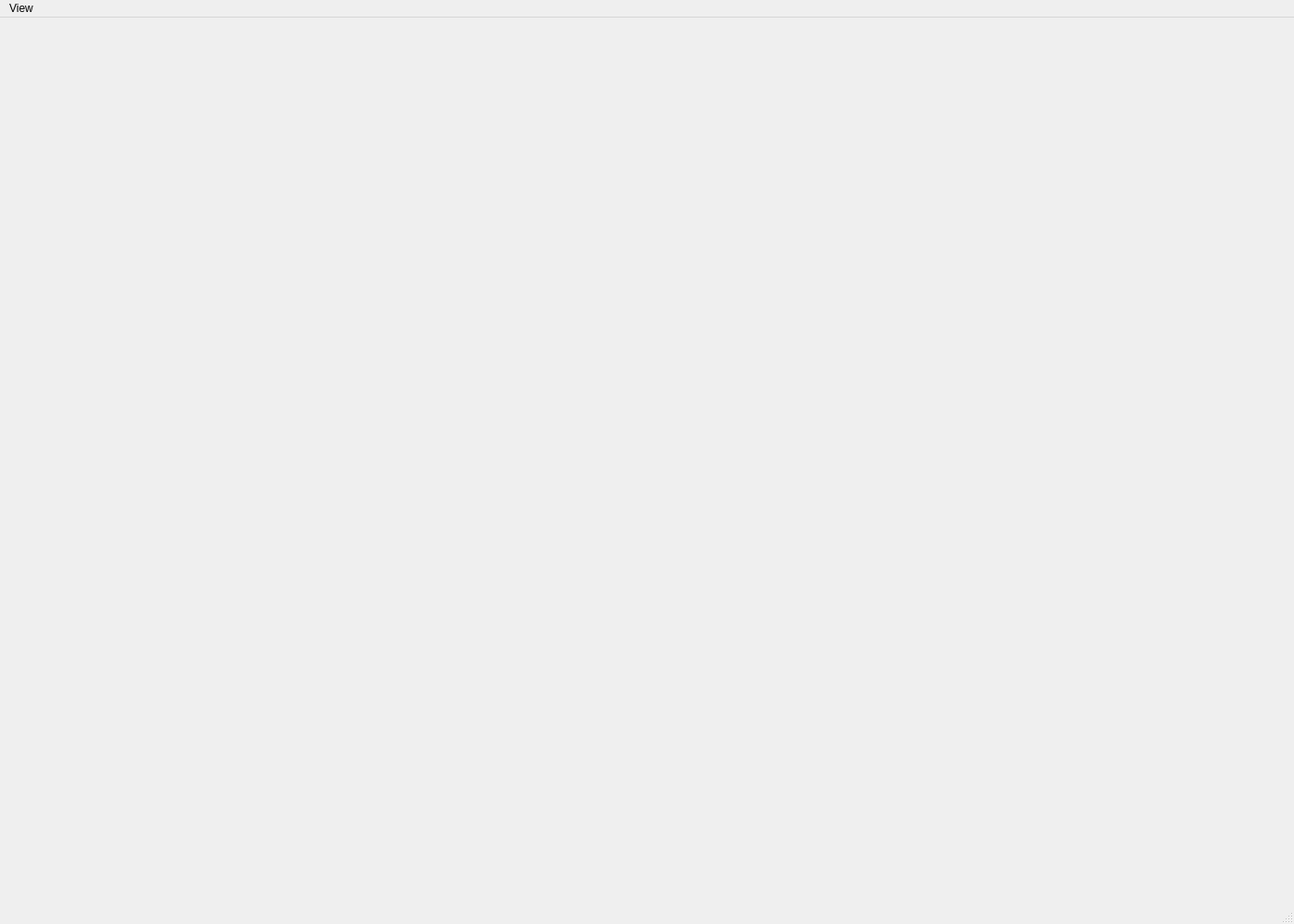
<ui version="4.0" >
 <class>SpectrographWindow</class>
 <widget class="QMainWindow" name="SpectrographWindow" >
  <property name="geometry" >
   <rect>
    <x>0</x>
    <y>0</y>
    <width>1400</width>
    <height>1000</height>
   </rect>
  </property>
  <property name="windowTitle" >
   <string>Spectrograph Display</string>
  </property>
  <widget class="QWidget" name="centralwidget" >
   <property name="layoutDirection" >
    <enum>Qt::LeftToRight</enum>
   </property>
  </widget>
  <widget class="QMenuBar" name="menubar" >
   <property name="geometry" >
    <rect>
     <x>0</x>
     <y>0</y>
     <width>1400</width>
     <height>22</height>
    </rect>
   </property>
   <widget class="QMenu" name="menuView_" >
    <property name="title" >
     <string>View</string>
    </property>
    <addaction name="actionViewPause_" />
    <addaction name="separator" />
    <addaction name="actionShowMainWindow_" />
    <addaction name="separator" />
    <addaction name="actionViewPrint_" />
   </widget>
   <addaction name="menuView_" />
  </widget>
  <widget class="QStatusBar" name="statusbar" />
  <action name="actionViewPause_" >
   <property name="checkable" >
    <bool>true</bool>
   </property>
   <property name="text" >
    <string>Freeze View</string>
   </property>
   <property name="toolTip" >
    <string>Freeze active view</string>
   </property>
   <property name="shortcut" >
    <string>Ctrl+.</string>
   </property>
  </action>
  <action name="actionViewPrint_" >
   <property name="text" >
    <string>Print...</string>
   </property>
   <property name="shortcut" >
    <string>Ctrl+P</string>
   </property>
  </action>
  <action name="actionShowMainWindow_" >
   <property name="text" >
    <string>Main Display</string>
   </property>
   <property name="shortcut" >
    <string>F2</string>
   </property>
  </action>
 </widget>
 <resources/>
 <connections/>
</ui>
